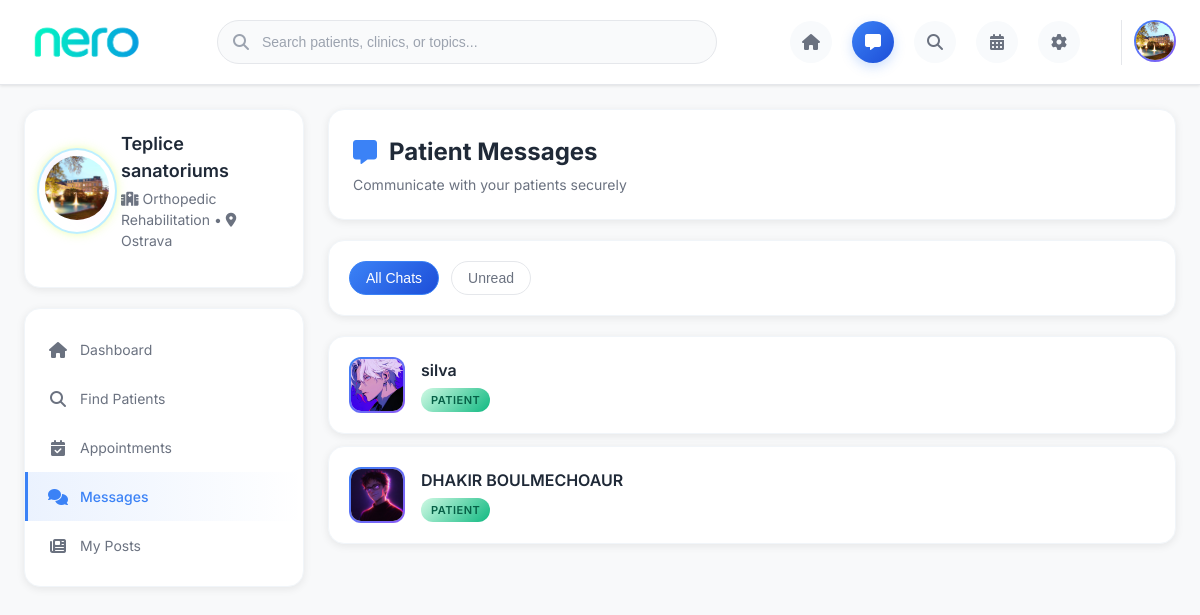
Page /chat/rooms/clinic/ (signed in) on the committed database.
### clinics/models.py (models this page shows, shortened)
class Clinic(models.Model):
    SPECIALIZATION_CHOICES = (
        ('Physical Therapy', 'Physical Therapy'),
        ('Occupational Therapy', 'Occupational Therapy'),
        ('Sports Medicine', 'Sports Medicine'),
        ('Orthopedic Rehabilitation', 'Orthopedic Rehabilitation'),
        ('Neurological Rehabilitation', 'Neurological Rehabilitation'),
        ('Cardiac Rehabilitation', 'Cardiac Rehabilitation'),
        ('Pediatric Rehabilitation', 'Pediatric Rehabilitation'),
        ('Geriatric Rehabilitation', 'Geriatric Rehabilitation'),
        ('Pain Management', 'Pain Management'),
        ('Post-Surgical Rehabilitation', 'Post-Surgical Rehabilitation'),
    )
    user = models.OneToOneField(User, on_delete=models.CASCADE)
    clinic_name = models.CharField(max_length=200)
    tagline = models.CharField(max_length=300, blank=True, help_text="Brief tagline for your clinic")
    description = models.TextField(help_text="Detailed description of your clinic services and approach")
    address = models.TextField()
    city = models.CharField(max_length=100)
    state = models.CharField(max_length=100)
    zip_code = models.CharField(max_length=20)
    phone_number = models.CharField(max_length=15)
    contact_email = models.EmailField()
    website = models.URLField(blank=True)
    specialization = models.CharField(max_length=50, choices=SPECIALIZATION_CHOICES)
    other_specializations = models.CharField(max_length=200, blank=True, help_text="Other specializations (comma separated)")
    license_number = models.CharField(max_length=50)
    established_date = models.DateField()
    facilities = models.CharField(max_length=500, blank=True, help_text="Available facilities (comma separated)")
    number_of_therapists = models.PositiveIntegerField(default=1)
    languages_spoken = models.CharField(max_length=200, default='English', help_text="Languages spoken (comma separated)")
    hours_of_operation = models.TextField(default='Mon-Fri: 9:00 AM - 6:00 PM\nSat: 9:00 AM - 1:00 PM')
    profile_picture = models.ImageField(upload_to='clinic_profile_pics/', blank=True, null=True, help_text="Main profile picture of your clinic")
    cover_photo = models.ImageField(upload_to='clinic_cover_photos/', blank=True, null=True, help_text="Cover photo for your clinic page")
    last_seen = models.DateTimeField(null=True, blank=True)
    facebook_url = models.URLField(blank=True)
    instagram_url = models.URLField(blank=True)
    linkedin_url = models.URLField(blank=True)
    is_verified = models.BooleanField(default=False)
    accepts_heart_problems = models.BooleanField(default=True, help_text="Accept patients with heart problems")
    accepts_catheter = models.BooleanField(default=True, help_text="Accept patients using a catheter (permanent or intermittent)")
    accepts_wheelchair = models.BooleanField(default=True, help_text="Accept patients who use a wheelchair")
    accepts_walker = models.BooleanField(default=True, help_text="Accept patients who use a walker")
    accepts_crutch = models.BooleanField(default=True, help_text="Accept patients who use crutches")
    accepts_electric_wheelchair = models.BooleanField(default=True, help_text="Accept patients who use an electric wheelchair")
    accepts_bowel_incontinence = models.BooleanField(default=True, help_text="Accept patients with bowel incontinence")
    accepts_urine_incontinence = models.BooleanField(default=True, help_text="Accept patients with urine incontinence")
    accepts_medical_condom = models.BooleanField(default=True, help_text="Accept patients using a medical condom")
    accepts_diapers = models.BooleanField(default=True, help_text="Accept patients using diapers")
    accepts_breathing_issues = models.BooleanField(default=True, help_text="Accept patients with breathing issues")
    accepts_feeding_tube = models.BooleanField(default=True, help_text="Accept patients using a feeding tube")
    accepts_stool_tube = models.BooleanField(default=True, help_text="Accept patients using a stool tube")
    accepts_urine_tube = models.BooleanField(default=True, help_text="Accept patients using a urine tube")
    accepts_bedsores = models.BooleanField(default=True, help_text="Accept patients with bedsores")
    accepts_diabetes = models.BooleanField(default=True, help_text="Accept patients with diabetes")
    accepts_insulin = models.BooleanField(default=True, help_text="Accept patients using insulin")
    accepts_high_blood_pressure = models.BooleanField(default=True, help_text="Accept patients with high blood pressure")
    accepts_infectious_diseases = models.BooleanField(default=True, help_text="Accept patients with infectious diseases")
    accepts_vein_thrombosis = models.BooleanField(default=True, help_text="Accept patients with vein thrombosis")
    accepts_depression = models.BooleanField(default=True, help_text="Accept patients with depression")

### chat/models.py (models this page shows, shortened)
class ChatRoom(models.Model):
    user1 = models.ForeignKey(User, on_delete=models.CASCADE, related_name='chat_rooms_user1')
    user2 = models.ForeignKey(User, on_delete=models.CASCADE, related_name='chat_rooms_user2')
    created_at = models.DateTimeField(auto_now_add=True)
    class Meta:
        unique_together = ('user1', 'user2')

### accounts/models.py (models this page shows, shortened)
class User(AbstractUser):
    USER_TYPE_CHOICES = (
        ('patient', 'Patient'),
        ('clinic', 'Clinic'),
    )
    user_type = models.CharField(
        max_length=10,
        choices=USER_TYPE_CHOICES,
        default='patient'
    )

### patients/models.py (models this page shows, shortened)
class Patient(models.Model):
    GENDER_CHOICES = (
        ('M', 'Male'),
        ('F', 'Female'),
        ('O', 'Other'),
    )
    user = models.OneToOneField(User, on_delete=models.CASCADE)
    full_name = models.CharField(max_length=100)
    date_of_birth = models.DateField(null=True, blank=True)
    gender = models.CharField(max_length=1, choices=GENDER_CHOICES)
    phone = models.CharField(max_length=15)
    profile_picture = models.FileField(
        upload_to='patient_profile_pics/',
        null=True,
        blank=True,
        validators=[
            FileExtensionValidator(allowed_extensions=['pdf', 'jpg', 'png']),
            validate_file_size_3mb,
        ],
    )
    last_seen = models.DateTimeField(null=True, blank=True)

### chat/views_clinic.py (the view)
# urls.py: path('rooms/clinic/', views_clinic.chat_room_list_clinic, name='chat_room_list_clinic'),
@login_required
def chat_room_list_clinic(request):
    if not hasattr(request.user, 'clinic'):
        return redirect('login')
    chat_rooms = ChatRoom.objects.filter(Q(user1=request.user) | Q(user2=request.user))
    rooms = []
    for room in chat_rooms:
        other = room.user2 if room.user1 == request.user else room.user1
        if hasattr(other, 'patient'):
            unread_count = room.messages.filter(is_read=False).exclude(sender=request.user).count()
            rooms.append({'room': room, 'other': other, 'unread_count': unread_count})
    context = {
        'rooms': rooms,
        'clinic': request.user.clinic,
    }
    return render(request, 'chat/chat_room_list_clinic.html', context)

### accounts/utils.py (called while the page is built)
def get_client_ip(request):
    if not request:
        return None
    xff = request.META.get('HTTP_X_FORWARDED_FOR')
    if xff:
        return xff.split(',')[0].strip()
    return request.META.get('REMOTE_ADDR')

### core/context_processors.py (called while the page is built)
def total_unread(request):
    if not request.user or not request.user.is_authenticated:
        return {'total_unread': 0}
    try:
        from chat.models import ChatRoom, Message
        chat_rooms = ChatRoom.objects.filter(Q(user1=request.user) | Q(user2=request.user))
        count = Message.objects.filter(chat_room__in=chat_rooms, is_read=False).exclude(sender=request.user).count()
        return {'total_unread': count}
    except Exception:
        return {'total_unread': 0}

### chat/templates/chat/chat_room_list_clinic.html (shortened to what this page needs)
{% load static %}
<!DOCTYPE html>
<html lang="en">
<head>
    <link rel="stylesheet" href="https://cdnjs.cloudflare.com/ajax/libs/font-awesome/6.4.0/css/all.min.css">
</head>
<body>
    <header class="main-header">
        <div class="header-container">
            <div class="logo-container">
                <div class="logo-gradient" role="img" aria-label="NERO Logo"></div>
            </div>
            <div class="search-container">
                <i class="fas fa-search search-icon"></i>
                <input type="text" name="q" class="search-bar" id="dashboard-search-bar" autocomplete="off" placeholder="Search patients, clinics, or topics...">
            </div>
            <div class="nav-icons">
                <a href="{% url 'clinic_dashboard' %}" class="nav-icon">
                    <i class="fas fa-home"></i>
                </a>
                <a href="{% url 'chat_room_list_clinic' %}" class="nav-icon active">
                    <i class="fas fa-comment-alt"></i>
                </a>
                <a href="{% url 'search_patient_clinic' %}" class="nav-icon">
                    <i class="fas fa-search"></i>
                </a>
                <a href="{% url 'clinic_appointments' %}" class="nav-icon">
                    <i class="fas fa-calendar-alt"></i>
                </a>
                <a href="{% url 'clinic_settings' %}" class="nav-icon" title="Clinic Settings">
                    <i class="fas fa-cog"></i>
                </a>
            </div>
            <div class="user-menu">
                <button id="avatarBtn" aria-haspopup="true" aria-expanded="false" style="background:transparent;border:none;padding:0;cursor:pointer;">
                    {% if clinic.profile_picture %}
                    <img src="{{ clinic.profile_picture.url }}" alt="Clinic Profile" class="user-avatar" id="avatarImg">
                    {% else %}
                    <div class="user-avatar" id="avatarImg" style="background: linear-gradient(135deg, #3b82f6, #8b5cf6); display: flex; align-items: center; justify-content: center; color: white; font-weight: bold; font-size: 16px;">
                        {{ clinic.clinic_name|first|upper }}
                    </div>
                    {% endif %}
                </button>
            </div>
        </div>
    </header>
    <main class="main-layout">
        <aside class="sidebar-left">
            <div class="profile-card">
                <div class="profile-header">
                    <div class="avatar-wrap">
                        {% if clinic.profile_picture %}
                            <img src="{{ clinic.profile_picture.url }}" alt="Clinic Profile" class="profile-avatar">
                        {% else %}
                            <div class="profile-avatar" style="background: linear-gradient(135deg, #3b82f6, #8b5cf6); display: flex; align-items: center; justify-content: center; color: white; font-weight: bold; font-size: 24px;">
                                {{ clinic.clinic_name|first|upper }}
                            </div>
                        {% endif %}
                    </div>
                    <div class="profile-info">
                        <h3>{{ clinic.clinic_name }}</h3>
                        <p><i class="fas fa-hospital"></i> {{ clinic.specialization }}{% if clinic.city %} • <i class="fas fa-map-marker-alt"></i> {{ clinic.city }}{% endif %}</p>
                    </div>
                </div>
            </div>
            <nav class="sidebar-nav">
                <a href="{% url 'clinic_dashboard' %}" class="nav-item">
                    <i class="fas fa-home"></i>
                    Dashboard
                </a>
                <a href="{% url 'search_patient_clinic' %}" class="nav-item">
                    <i class="fas fa-search"></i>
                    Find Patients
                </a>
                <a href="{% url 'clinic_appointments' %}" class="nav-item">
                    <i class="fas fa-calendar-check"></i>
                    Appointments
                </a>
                <a href="{% url 'chat_room_list_clinic' %}" class="nav-item active">
                    <i class="fas fa-comments"></i>
                    Messages
                </a>
                <a href="{% url 'clinic_my_posts' %}" class="nav-item">
                    <i class="fas fa-newspaper"></i>
                    My Posts
                </a>
            </nav>
        </aside>
        <section class="main-content">
            <div class="page-header">
                <div>
                    <h1 class="page-title">
                        <i class="fas fa-comment-alt" style="color:#3b82f6;"></i>
                        Patient Messages
                    </h1>
                    <p class="page-subtitle">Communicate with your patients securely</p>
                </div>
            </div>
            <div class="search-filter">
                <div class="filter-options">
                    <button class="filter-btn active" data-filter="all">All Chats</button>
                    <button class="filter-btn" data-filter="unread">Unread</button>
                </div>
            </div>
            <div class="chat-rooms-container">
                {% if rooms %}
                    {% for item in rooms %}
                    <a href="{% url 'chat_room_view_clinic' item.room.id %}" class="chat-room-card {% if item.unread_count %}unread{% endif %}">
                        <div class="chat-avatar">
                            {% if item.other.patient.profile_picture %}
                            <img src="{{ item.other.patient.profile_picture.url }}" alt="{{ item.other.patient.full_name }}">
                            {% else %}
                            <div style="width:100%; height:100%; background: linear-gradient(135deg, #3b82f6, #8b5cf6); display: flex; align-items: center; justify-content: center; color: white; font-weight: bold; font-size: 20px; border-radius: 10px;">
                                {{ item.other.patient.full_name|first|upper }}
                            </div>
                            {% endif %}
                        </div>
                        <div class="chat-info">
                            <div class="chat-title">
                                <h3>{{ item.other.patient.full_name }}</h3>
                            </div>
                            <div class="chat-meta">
                                <span class="chat-type">Patient</span>
                            </div>
                        </div>
                    </a>
                    {% endfor %}
                {% endif %}
            </div>
        </section>
    </main>
</body>
</html>

### rows in the picture
Clinic: profile_picture (picture), clinic_name "Teplice sanatoriums", specialization "Orthopedic Rehabilitation", city "Ostrava"
ChatRoom: other.patient.profile_picture (picture), other.patient.full_name "silva"
ChatRoom: other.patient.profile_picture (picture), other.patient.full_name "DHAKIR BOULMECHOAUR"
